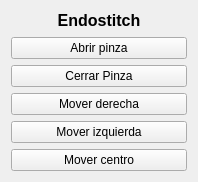
<?xml version="1.0" encoding="UTF-8"?>
<ui version="4.0">
 <class>Form</class>
 <widget class="QWidget" name="Form">
  <property name="geometry">
   <rect>
    <x>0</x>
    <y>0</y>
    <width>198</width>
    <height>182</height>
   </rect>
  </property>
  <property name="windowTitle">
   <string>Form</string>
  </property>
  <layout class="QVBoxLayout" name="verticalLayout">
   <item>
    <widget class="QLabel" name="endostitchLabel">
     <property name="font">
      <font>
       <family>Arial</family>
       <pointsize>12</pointsize>
       <weight>75</weight>
       <bold>true</bold>
      </font>
     </property>
     <property name="text">
      <string>Endostitch</string>
     </property>
     <property name="alignment">
      <set>Qt::AlignHCenter|Qt::AlignTop</set>
     </property>
    </widget>
   </item>
   <item>
    <widget class="QPushButton" name="abrirPinzaButton">
     <property name="text">
      <string>Abrir pinza</string>
     </property>
    </widget>
   </item>
   <item>
    <widget class="QPushButton" name="cerrarPinzaButton">
     <property name="text">
      <string>Cerrar Pinza</string>
     </property>
    </widget>
   </item>
   <item>
    <widget class="QPushButton" name="moverDerechaButton">
     <property name="text">
      <string>Mover derecha</string>
     </property>
    </widget>
   </item>
   <item>
    <widget class="QPushButton" name="moverIzquierdaButton">
     <property name="text">
      <string>Mover izquierda</string>
     </property>
    </widget>
   </item>
   <item>
    <widget class="QPushButton" name="moverCentroButton">
     <property name="text">
      <string>Mover centro</string>
     </property>
    </widget>
   </item>
  </layout>
 </widget>
 <resources/>
 <connections/>
</ui>
